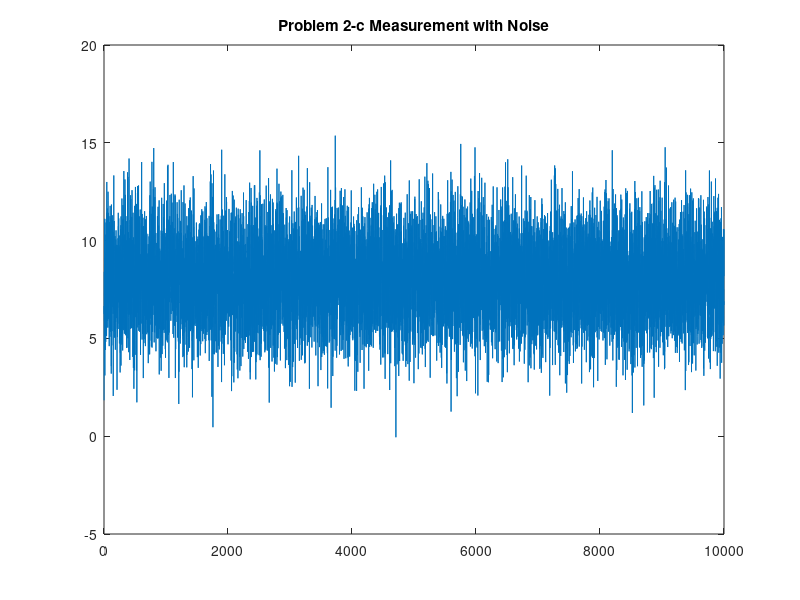

Write the MATLAB code that produced this figure.
 % Problem 2
% c
% Measurement Noise
clear;
% Measurement Function and Initial x value
A=4;
p=0.5;
x(1)=0;
for n=2:10000
    x(n)=A+p*x(n-1);
end
% Additive Noise
noise=randn(1,10000)*2;

M=x+noise;

figure;plot(M)
title('Problem 2-c Measurement with Noise')

mean(M)
var(M)
